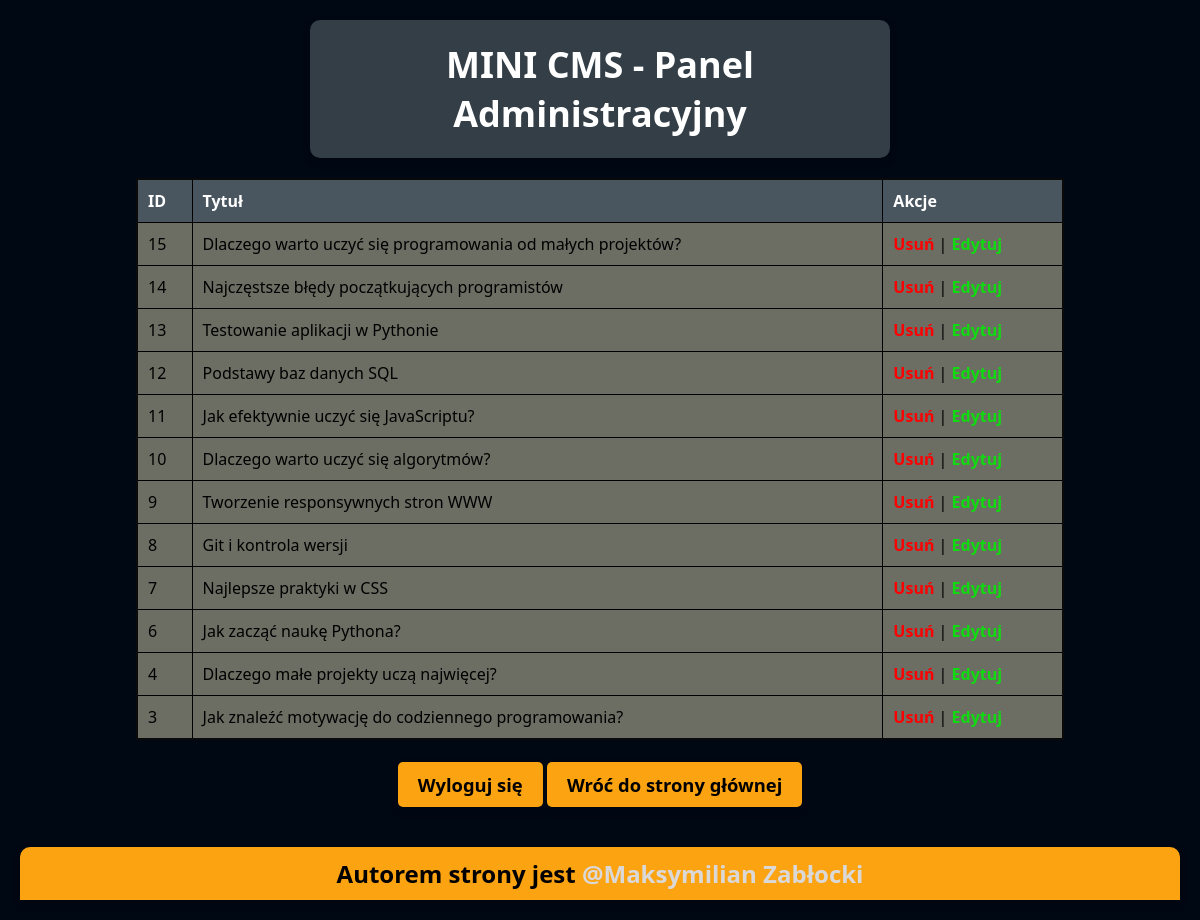
Before: /admin_panel.php (signed in) with the older database file.
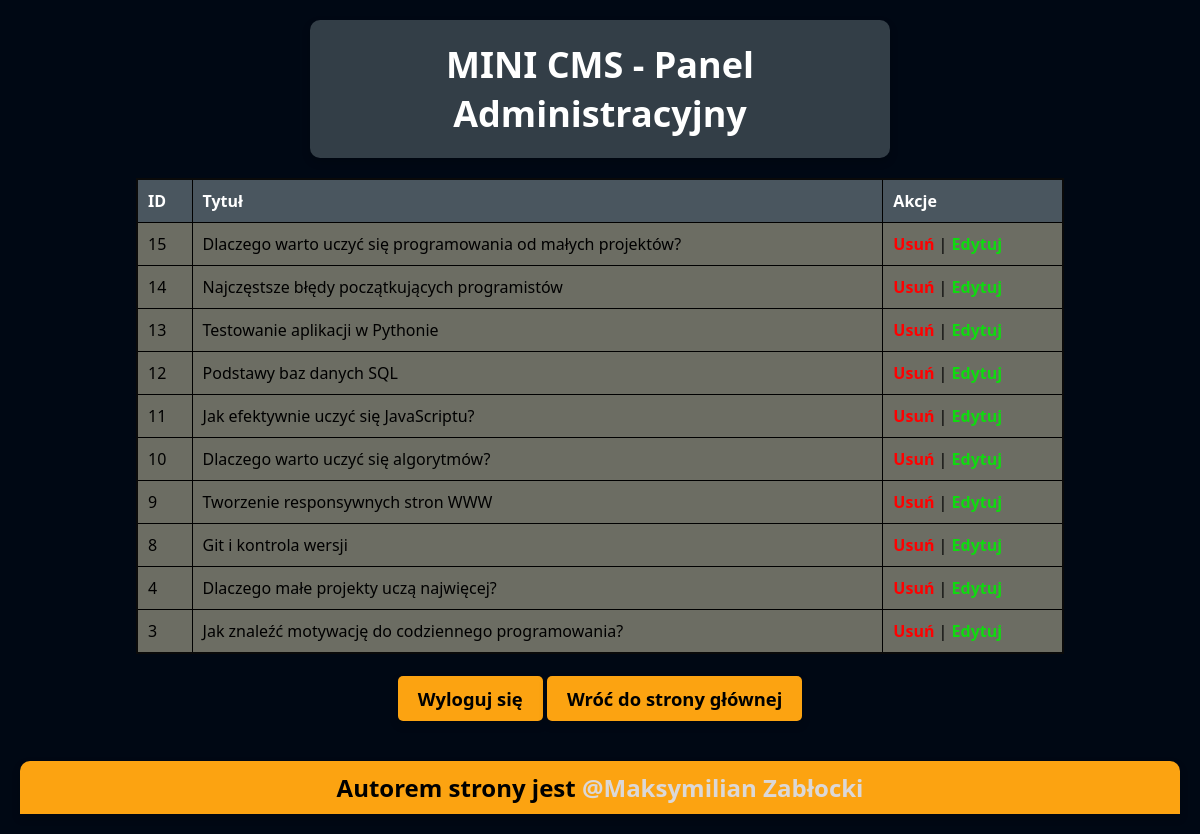
After: the same page with the newer database file.
### tables this page shows
CREATE TABLE `posts` (
  `id` int(11) NOT NULL,
  `title` varchar(255) NOT NULL,
  `content` text NOT NULL,
  `created_at` timestamp NOT NULL DEFAULT current_timestamp()
);

### admin_panel.php (the view, shortened to what this page needs)
<!DOCTYPE html>
<html lang="en">
<head>
    <link rel="stylesheet" href="style.css">
</head>
<body>
    <?php
        require_once ('config.php');
    ?>
    <div class="blogHeader">
        <h1>MINI CMS - Panel Administracyjny</h1>
    </div>
    <table class="adminPanel">
        <thead>
            <tr>
                <th>ID</th>
                <th>Tytuł</th>
                <th>Akcje</th>
            </tr>
        <?php
            $result = mysqli_query($con, "SELECT * FROM posts ORDER BY id DESC");
            while ($row = mysqli_fetch_assoc($result)) {
                echo "<tr>";
                echo "<td>" . htmlspecialchars($row['id']) . "</td>";
                echo "<td>" . htmlspecialchars($row['title']) . "</td>";
                echo "<td> <a class='delete' onclick='return confirm(`Czy napewno chcesz usunąć post o id ".htmlspecialchars($row['id'])."`)' href='delete_post.php?id=".$row['id']."'>Usuń</a> | <a class='edit' href='edit_post.php?id=".$row['id']."'>Edytuj</a></td>";
                echo "</tr>";
            }
        ?>
    </table>
    <br>
    <a href="logout.php"><button name="logout">Wyloguj się</button></a>
    <a href="index.php"><button>Wróć do strony głównej</button></a>
    <footer>
        <h2>Autorem strony jest <a href="https://github.com/meks990">@Maksymilian Zabłocki</a></h2>
    </footer>
</body>
</html>

Changed rows visible on the page:
removed posts: id "7", title "Najlepsze praktyki w CSS"
removed posts: id "6", title "Jak zacząć naukę Pythona?"
